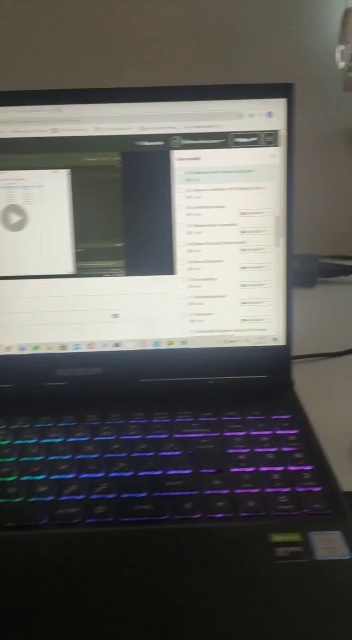
#> input picture frame 27 of temel_islemler/1.mp4, 352 x 640 px, given in place of car.mp4, which was not available
$ python background_subtraction.py
#> lines starting #> are read from the running program, lines starting #| are printed output that depends on the picture; after the words box and inside, x2 and y2 are one past the last pixel; in counts of white or black regions, pixels touching at a corner belong together; pictures that were not available may be replaced by others from this repository, and a replacement may not be noted
import cv2
import numpy as np

cap = cv2.VideoCapture("car.mp4")
_,first_frame = cap.read()
#> first_frame is the input picture: shape (640, 352, 3); mean B, G, R 87.9, 91.2, 92.3
first_frame = cv2.resize(first_frame,(640,480))
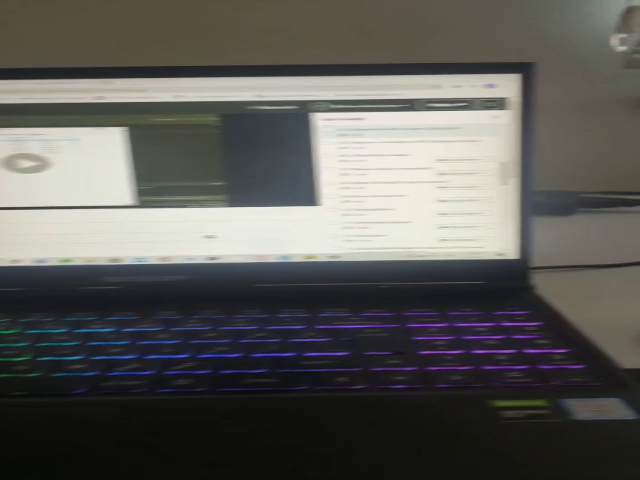
#> first_frame: shape (480, 640, 3); mean B, G, R 87.9, 91.2, 92.2
first_gray = cv2.cvtColor(first_frame,cv2.COLOR_BGR2GRAY)
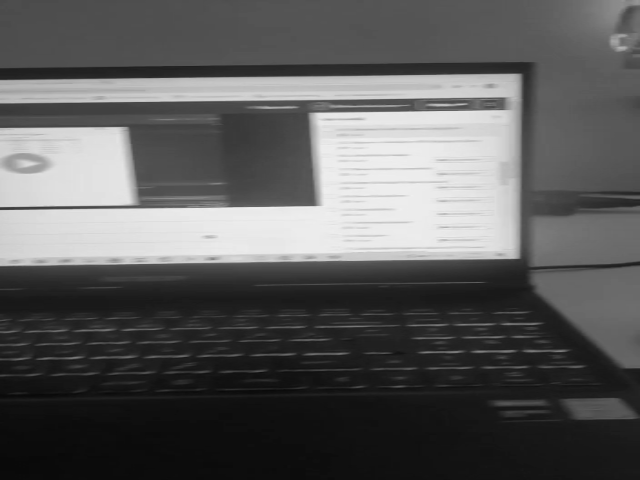
#> first_gray: shape (480, 640); min 9, max 240, mean 91.1
first_gray = cv2.GaussianBlur(first_gray,(5,5),0)


while True:
    _,frame = cap.read()
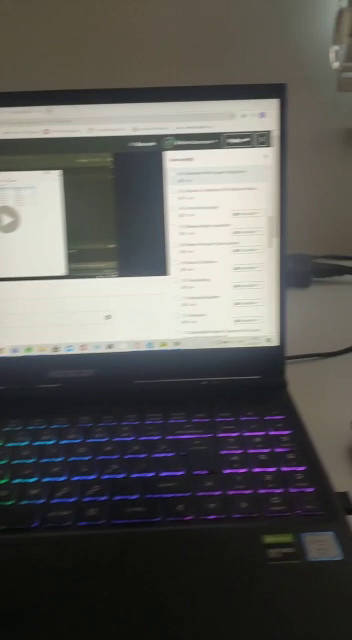
#> input picture frame 28 of temel_islemler/1.mp4, 352 x 640 px, given in place of car.mp4, which was not available
#> frame is the input picture: shape (640, 352, 3); mean B, G, R 87.8, 91.1, 92.4
    frame = cv2.resize(frame,(640,480))
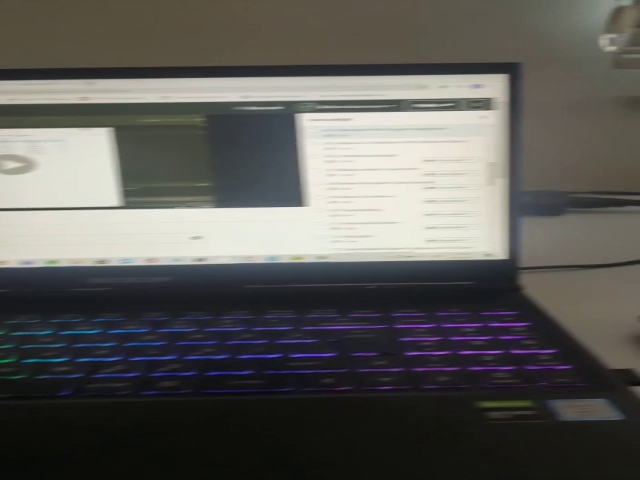
#> frame: shape (480, 640, 3); mean B, G, R 87.8, 91.1, 92.3
    gray = cv2.cvtColor(frame, cv2.COLOR_BGR2GRAY)
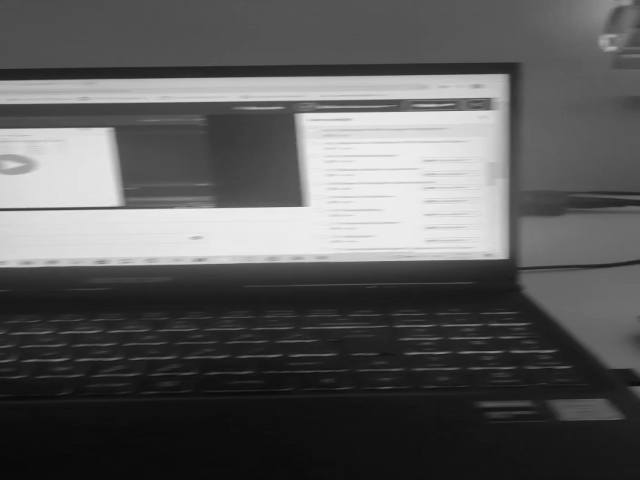
#> gray: shape (480, 640); min 9, max 242, mean 91.1
    gray = cv2.GaussianBlur(gray, (5, 5), 0)

    diff = cv2.absdiff(first_gray,gray)
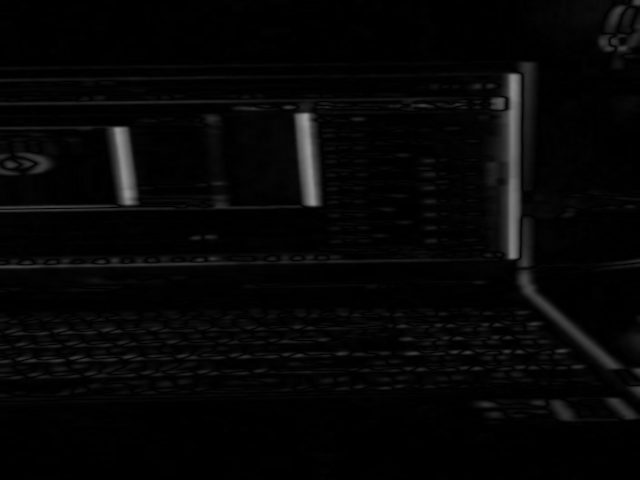
#> diff: shape (480, 640); min 0, max 153, mean 6.1
    _,diff = cv2.threshold(diff,25,255,cv2.THRESH_BINARY)
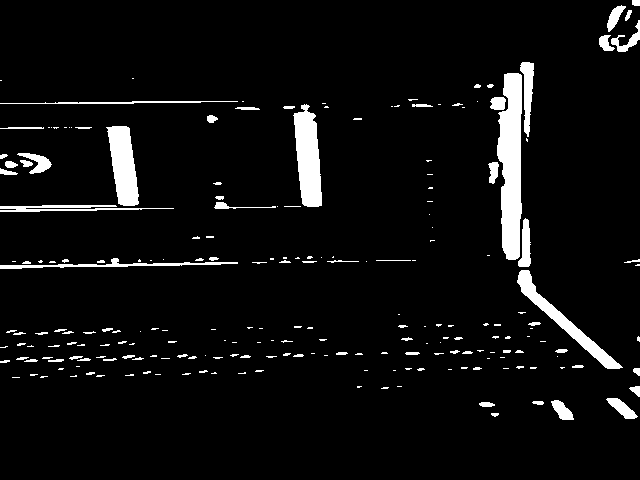
#> diff: shape (480, 640); 5.5% white; 219 white regions (139 under 20 px), largest, box (x1, y1, x2, y2) and area: (497, 73, 522, 260) 3555, (293, 104, 322, 207) 2067, (106, 126, 139, 206) 1731

    cv2.imshow("Frame",frame)
    cv2.imshow("First",first_frame)
    cv2.imshow("Diff",diff)


    if cv2.waitKey(20) & 0xFF == ord('q'):
#> (key q is pressed here)
        break

cap.release()
cv2.destroyAllWindows()

$ run again, starting later in the video
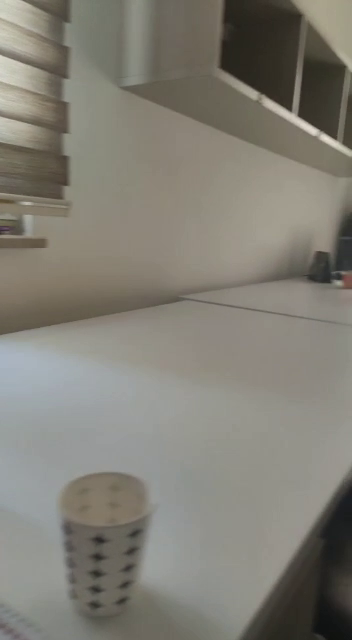
#> input picture frame 123 of temel_islemler/1.mp4, 352 x 640 px, given in place of car.mp4, which was not available
#> first_frame is the input picture: shape (640, 352, 3); mean B, G, R 117.1, 126.3, 129.1
#> first_frame: shape (480, 640, 3)
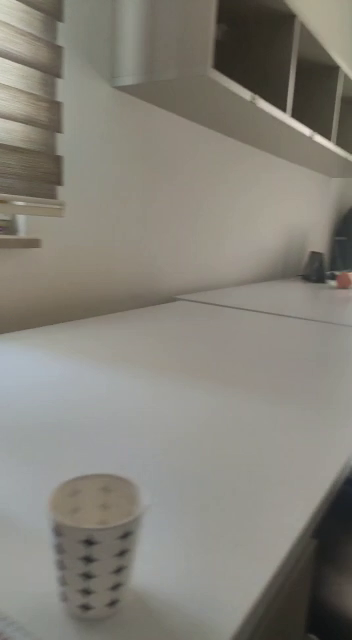
#> input picture frame 124 of temel_islemler/1.mp4, 352 x 640 px, given in place of car.mp4, which was not available
#> frame is the input picture: shape (640, 352, 3); mean B, G, R 120.9, 129.6, 132.6
#> frame: shape (480, 640, 3)
#> `_,diff = cv2.threshold(diff,25,255,cv2.THRESH_BINARY)`:
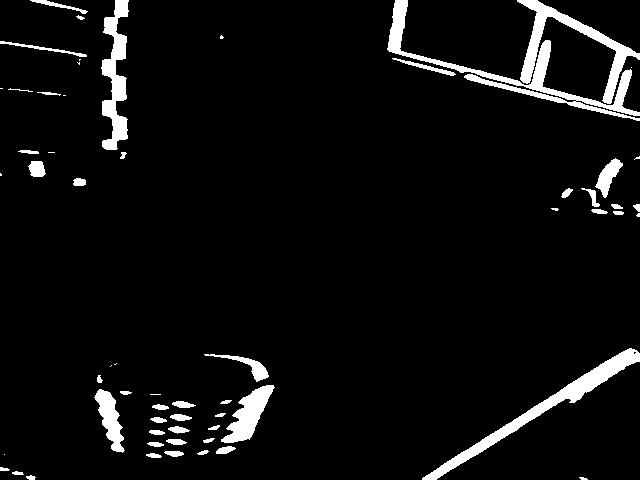
#> diff: shape (480, 640); 5.6% white; 61 white regions (16 under 20 px), largest, box (x1, y1, x2, y2) and area: (387, 0, 640, 121) 3553, (422, 348, 640, 480) 2956, (517, 0, 640, 104) 2397

$ run again, starting later in the video
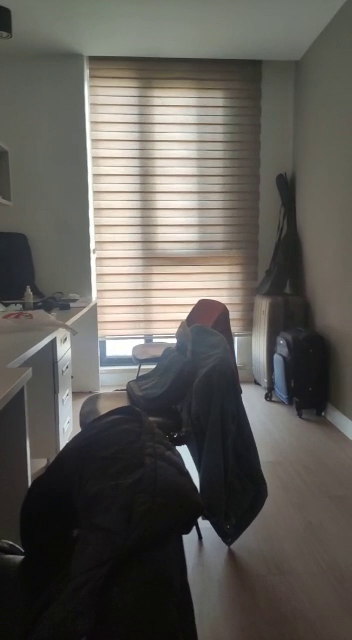
#> input picture frame 220 of temel_islemler/1.mp4, 352 x 640 px, given in place of car.mp4, which was not available
#> first_frame is the input picture: shape (640, 352, 3); mean B, G, R 87.1, 92.1, 94.8
#> first_frame: shape (480, 640, 3)
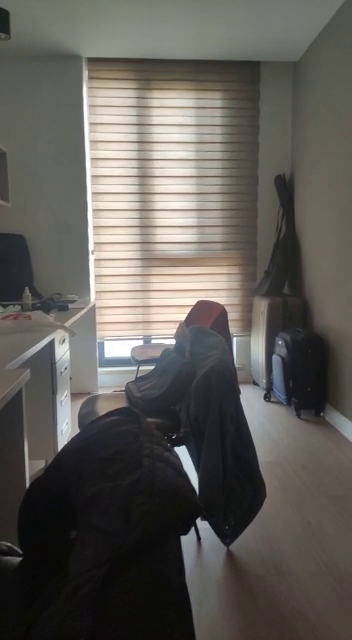
#> input picture frame 221 of temel_islemler/1.mp4, 352 x 640 px, given in place of car.mp4, which was not available
#> frame is the input picture: shape (640, 352, 3); mean B, G, R 87.5, 92.6, 95.3
#> frame: shape (480, 640, 3)
#> `_,diff = cv2.threshold(diff,25,255,cv2.THRESH_BINARY)`:
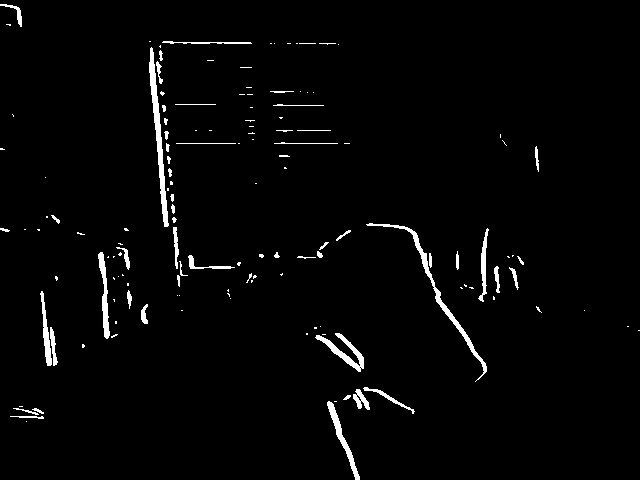
#> diff: shape (480, 640); 2.3% white; 140 white regions (86 under 20 px), largest, box (x1, y1, x2, y2) and area: (149, 47, 169, 227) 959, (366, 223, 487, 382) 860, (315, 333, 364, 372) 516
